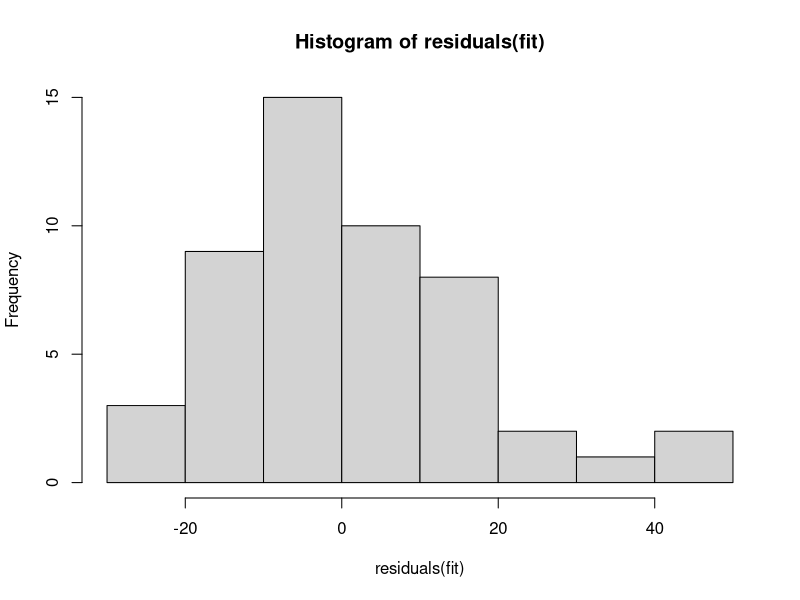
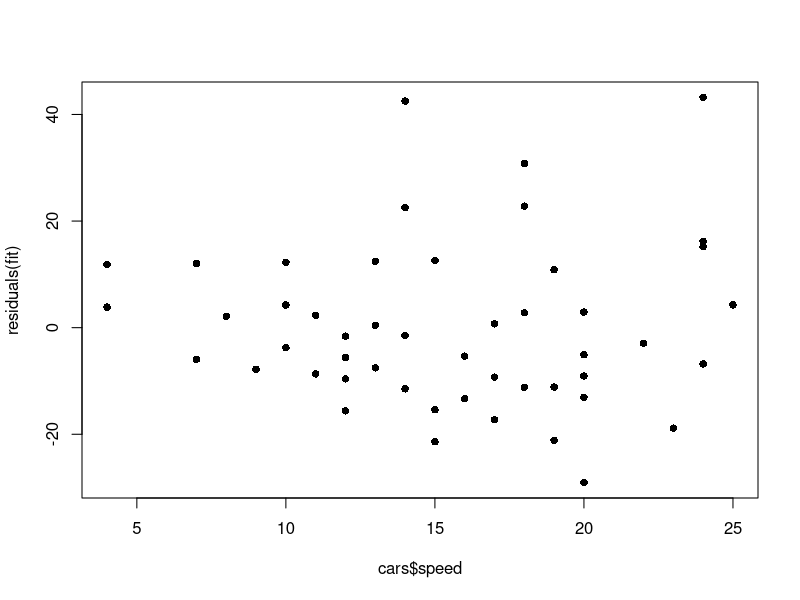
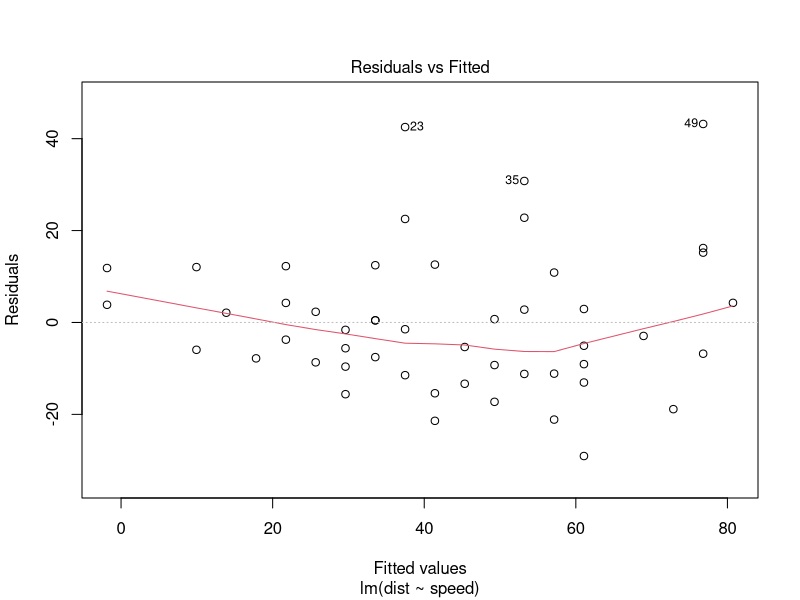
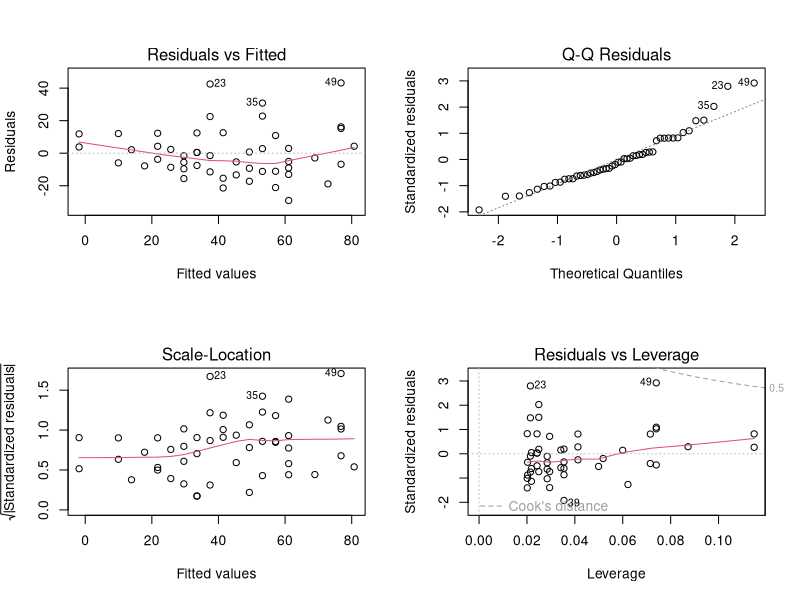

Reproduce these figures in R, in order.
## ---- chunk 1
knitr::opts_chunk$set(echo = TRUE)
## ---- chunk 2
data(cars)
fit <- lm(dist ~ speed, data = cars)
## ---- chunk 3
coefficients(fit)
fit$coefficients
## ---- chunk 4
summary(fit)
## ---- chunk 5
fit$residuals
residuals(fit)
# y - y_hat 
cars$dist - (fit$coefficients[1] + fit$coefficients[2] * cars$speed)
cars$dist - fitted(fit) # fit$fitted
hist(residuals(fit))
## ---- chunk 6
cor(residuals(fit), cars$speed)
plot(cars$speed, residuals(fit), pch = 16)
## ---- chunk 7
plot(fit, which = 1)
## ---- chunk 8
par(mfrow=c(2,2))
plot(fit)
## ---- chunk 9
summary(fit)$sigma
sqrt(sum(residuals(fit)^2)/fit$df.residual)
## ---- chunk 10
s2_x <- sum((cars$speed-mean(cars$speed))^2)/50
summary(fit)$sigma /sqrt(50 * s2_x) # std.error (beta1_hat) 
summary(fit)$sigma *sqrt(1/50 + (mean(cars$speed)^2)/(50 * s2_x)) 
## ---- chunk 11
summary(fit)
## ---- chunk 12
nd <- data.frame(speed = c(5, 20, 40))
predict(fit, newdata = nd)
sqrt((summary(fit)$sigma^2/50) * (1+(c(nd$speed)-mean(cars$speed))^2/s2_x))
## ---- chunk 13
summary(fit)
## ---- chunk 14
SStot <- sum((cars$dist - mean(cars$dist))^2)
SSreg <- sum((fit$fitted.values - mean(cars$dist))^2)
SSres <- sum((cars$dist - fit$fitted.values)^2)
SStot; SSres; SSreg
SStot; SSres+ SSreg
SSreg/SStot
